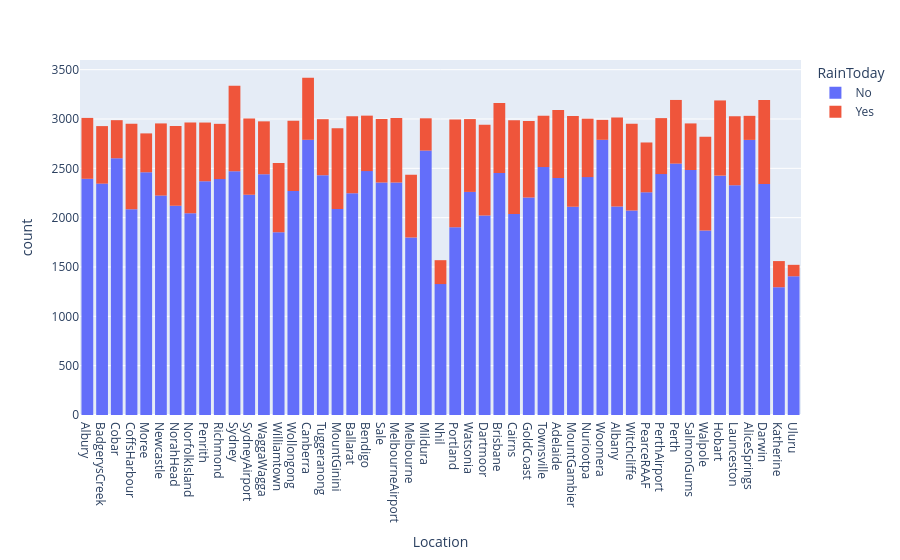

Here is the notebook cell this chart was saved with:
### Code cell
fig.show()

### Figure 1 — Plotly figure (JSON) as saved in the notebook; plotly's stock layout.template omitted (floating-point values rounded to 4 significant figures; data arrays with more than 128 entries replaced by an {"elided": "..."} marker saying what was removed)
{"data": [{"bingroup": "x", "hovertemplate": "RainToday=No<br>Location=%{x}<br>count=%{y}<extra></extra>", "legendgroup": "No", "marker": {"color": "#636efa", "pattern": {"shape": ""}}, "name": "No", "orientation": "v", "showlegend": true, "type": "histogram", "x": {"elided": "110319 str values"}, "xaxis": "x", "yaxis": "y"}, {"bingroup": "x", "hovertemplate": "RainToday=Yes<br>Location=%{x}<br>count=%{y}<extra></extra>", "legendgroup": "Yes", "marker": {"color": "#EF553B", "pattern": {"shape": ""}}, "name": "Yes", "orientation": "v", "showlegend": true, "type": "histogram", "x": {"elided": "31880 str values"}, "xaxis": "x", "yaxis": "y"}], "layout": {"barmode": "relative", "legend": {"title": {"text": "RainToday"}, "tracegroupgap": 0}, "margin": {"t": 60}, "xaxis": {"anchor": "y", "domain": [0, 1], "title": {"text": "Location"}}, "yaxis": {"anchor": "x", "domain": [0, 1], "title": {"text": "count"}}}}
